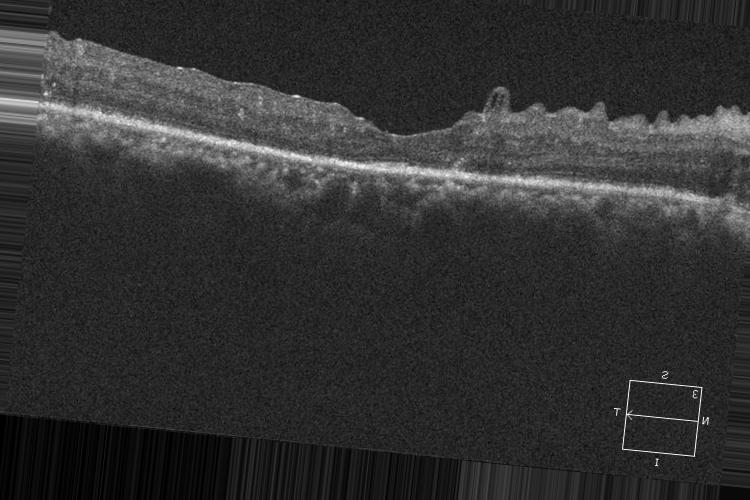
#> input picture DATA_OCT/dr_test_1190_NV.jpg, 750 x 500 px
$ jupyter execute --allow-errors ILM_eval.ipynb
#> lines starting #> are read from the running program, lines starting #| are printed output that depends on the picture; after the words box and inside, x2 and y2 are one past the last pixel; in counts of white or black regions, pixels touching at a corner belong together
[cell 1]
import os
import cv2
import numpy as np
import matplotlib.pyplot as plt
import pywt
from sklearn.metrics import f1_score

def preprocess_image(image_path):
    image = cv2.imread(image_path, cv2.IMREAD_GRAYSCALE)
    if image is None:
        raise FileNotFoundError(f"Image at path {image_path} not found.")

    # Replace all white pixels (value > 250) with black
    image[image > 250] = 0

    # Detect and remove white borders
    _, thresh = cv2.threshold(image, 240, 255, cv2.THRESH_BINARY + cv2.THRESH_OTSU)

    # Find all non-white pixels and get their coordinates
    non_white_pixels = np.where(thresh < 240)

    if non_white_pixels[0].size == 0 or non_white_pixels[1].size == 0:
        raise ValueError("No relevant pixels found in the image.")

    # Get the smallest and largest x and y coordinates and use them to create the bounding box
    y_min, y_max = np.min(non_white_pixels[0]), np.max(non_white_pixels[0])
    x_min, x_max = np.min(non_white_pixels[1]), np.max(non_white_pixels[1])

    # Crop the image to the bounding box of all non-white pixels
    image = image[y_min:y_max+1, x_min:x_max+1]

    # Noise reduction using median blur, bilateral filter, and non-local means denoising
    image_median = cv2.medianBlur(image, 5)
    image_bilateral = cv2.bilateralFilter(image_median, 9, 75, 75)
    image_denoised = cv2.fastNlMeansDenoising(image_bilateral, h=30)

    # Wavelet denoising
    coeffs = pywt.wavedec2(image_denoised, 'db1', level=2)
    coeffs[1:] = [tuple(pywt.threshold(i, value=10, mode='soft') for i in level) for level in coeffs[1:]]
    image_wavelet_denoised = pywt.waverec2(coeffs, 'db1')

    # Normalize and expand dimensions
    image_wavelet_denoised = np.expand_dims(image_wavelet_denoised, axis=-1)
    image_wavelet_denoised = np.expand_dims(image_wavelet_denoised, axis=0)
    image_wavelet_denoised = image_wavelet_denoised.astype('float32') / 255.0

    return image, image_wavelet_denoised

def binary_mask(image):
    # Convert the processed image to uint8
    image_uint8 = (image * 255).astype(np.uint8).squeeze()

    # Apply Gaussian blur
    blurred_image = cv2.GaussianBlur(image_uint8, (5, 5), 0)

    # Apply binary thresholding with Otsu's method
    _, binary_image = cv2.threshold(blurred_image, 62.5, 255, cv2.THRESH_BINARY + cv2.THRESH_OTSU)
    return binary_image

def canny_edge_detection(image):
    edges = cv2.Canny(image, 100, 200)
    return edges

def extract_highest_y(edges):
    height, width = edges.shape
    highest_y_values = np.full(width, height)  # Initialize with maximum Y values (bottom of image)

    for x in range(width):
        column = edges[:, x]
        y_indices = np.where(column > 0)[0]
        if y_indices.size > 0:
            highest_y = y_indices.min()  # Get the highest (minimum) Y value
            highest_y_values[x] = highest_y  # Store the highest Y value

    return highest_y_values

def plot_highest_y_on_edges(edges, highest_y_values):
    height, width = edges.shape
    output_image = np.zeros_like(edges)

    for x, y in enumerate(highest_y_values):
        if y < height:  # Ensure we don't plot outside the image
            output_image[y, x] = 255  # Plot highest Y values in white

    return output_image

def extract_top_line(highest_y_values):
    # Create an image with the top line plotted
    height = np.max(highest_y_values) + 1  # Increase height to account for boldness
    width = len(highest_y_values)
    top_line_image = np.zeros((height, width), dtype=np.uint8)

    # Draw the top line, making it bolder
    for x, y in enumerate(highest_y_values):
        if y < height - 2:  # Ensure we don't plot outside the image
            cv2.line(top_line_image, (x, y), (x, y + 2), 255, 2)  # Plot bold line in white

    return top_line_image

def concatenate_paths(base_path, filenames):
    return [os.path.join(base_path, filename) for filename in filenames]

def calculate_f1_score(ground_truth_image, predicted_image):
    # Apply a binary threshold to both images
    _, ground_truth_binary = cv2.threshold(ground_truth_image, 127, 255, cv2.THRESH_BINARY)
    _, predicted_binary = cv2.threshold(predicted_image, 127, 255, cv2.THRESH_BINARY)


    # Calculate the F1 score
    f1 = f1_score(ground_truth_binary, predicted_binary, pos_label=255, average='binary')


    return f1

def process_and_visualize_images(test_image_paths, eval_image_paths):
    f1_scores = []

    for test_image_path, eval_image_path in zip(test_image_paths, eval_image_paths):
        # Preprocess the image
        original_image, preprocessed_image = preprocess_image(test_image_path)
#> in preprocess_image, image is the input picture: shape (500, 750); min 0, max 255, mean 49.8
#> in preprocess_image, `_, thresh = cv2.threshold(image, 240, 255, cv2.THRESH_BINARY + cv2.THR..`:
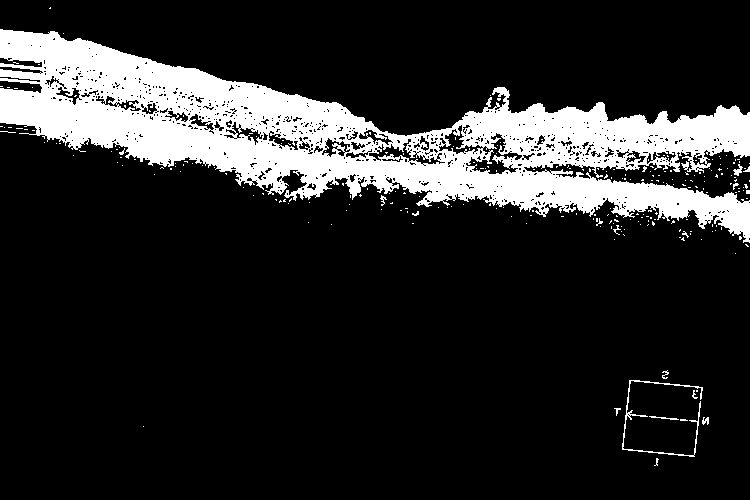
#> thresh: shape (500, 750); 16.1% white; 247 white regions (235 under 20 px), largest, box (x1, y1, x2, y2) and area: (0, 29, 750, 243) 58790, (622, 380, 703, 457) 501, (733, 164, 743, 176) 55
#> in preprocess_image, `non_white_pixels = np.where(thresh < 240)`: non_white_pixels = 314647 positions, rows 0 to 499, columns 0 to 749
#> in preprocess_image, `y_min, y_max = np.min(non_white_pixels[0]), np.max(non_white_pixels[0])`: y_min = 0; y_max = 499
#> in preprocess_image, `x_min, x_max = np.min(non_white_pixels[1]), np.max(non_white_pixels[1])`: x_min = 0; x_max = 749
#> in preprocess_image, `image_denoised = cv2.fastNlMeansDenoising(image_bilateral, h=30)`:
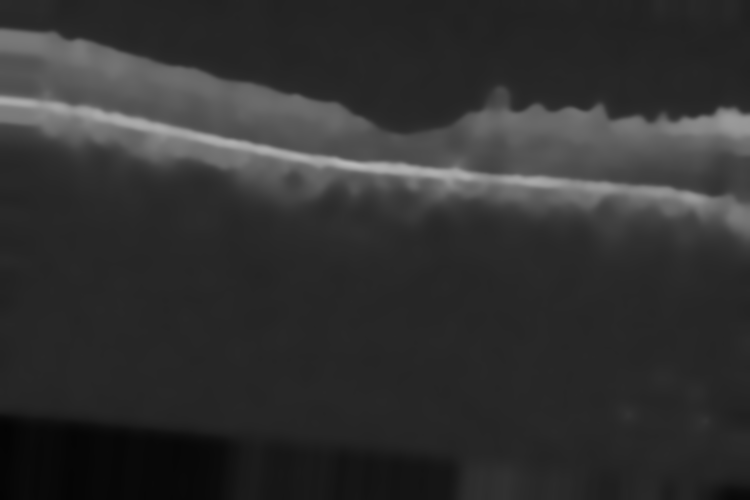
#> image_denoised: shape (500, 750); min 3, max 185, mean 49.4
#> in preprocess_image, `coeffs = pywt.wavedec2(image_denoised, 'db1', level=2)`: coeffs = 3 items

        # Apply binary masking
        binary_image = binary_mask(preprocessed_image)
#> in binary_mask, `_, binary_image = cv2.threshold(blurred_image, 62.5, 255, cv2.THRESH_B..`:
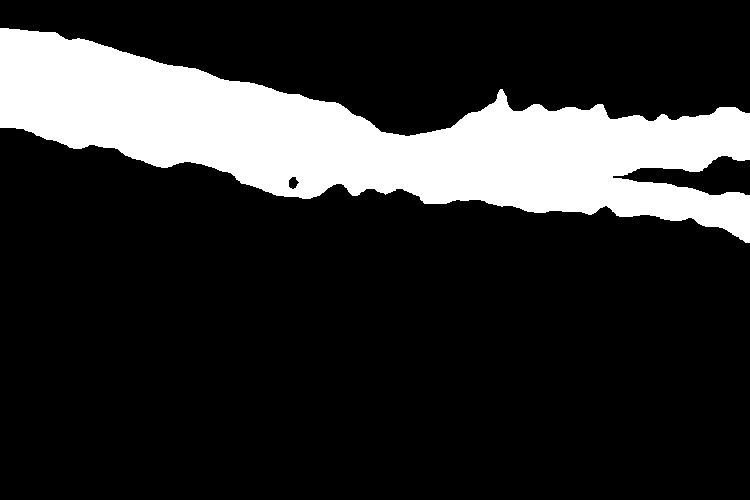
#> binary_image: shape (500, 750); 18.6% white; 1 white region, box (x1, y1, x2, y2) and area: (0, 28, 750, 243) 69933

        # Apply Canny edge detection
        edges = canny_edge_detection(binary_image)
#> in canny_edge_detection, `edges = cv2.Canny(image, 100, 200)`:
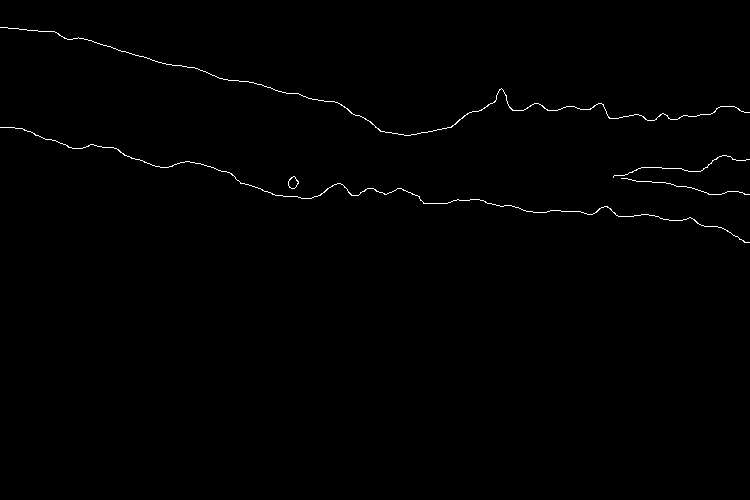
#> edges: shape (500, 750); 0.52% white in thin lines or dots, all inside (x1, y1, x2, y2) = (0, 27, 750, 243)

        # Extract highest Y value edges
        highest_y_values = extract_highest_y(edges)
#> the loop in extract_highest_y, `for x in range(width):` made 750 passes
#> (y_indices, highest_y) on passes 1 to 8: ([27, 127], 27), ([27, 127], 27), ([27, 127], 27), ([27, 127], 27), ([27, 127], 27), ([27, 127], 27), ([27, 127], 27), ([27, 127], 27)
#> after the loop in extract_highest_y, `for x in range(width):`: highest_y_values = 750 values, max 135 at index 404, min 27 at index 0, mean 91.33

        # Plot highest Y values on the edges image
        highest_y_image = plot_highest_y_on_edges(edges, highest_y_values)
#> the loop in plot_highest_y_on_edges, `for x, y in enumerate(highest_y_values):` made 750 passes
#> y on passes 1 to 3: 27, 27, 27
#> after the loop in plot_highest_y_on_edges, `for x, y in enumerate(highest_y_values):`:
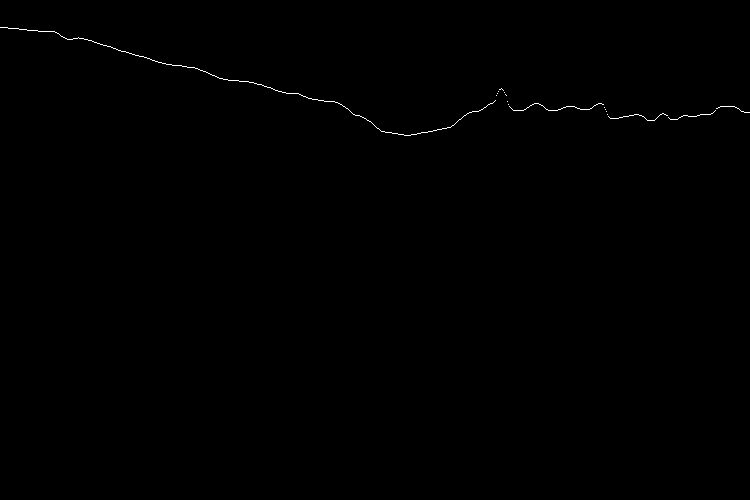
#> output_image: shape (500, 750); 0.2% white in thin lines or dots, all inside (x1, y1, x2, y2) = (0, 27, 750, 136)

        # Extract and plot only the top line
        # Extract for evaluation
        top_line_image = extract_top_line(highest_y_values)
#> in extract_top_line, `height = np.max(highest_y_values) + 1`: height = 136
#> in extract_top_line, `width = len(highest_y_values)`: width = 750
#> the loop in extract_top_line, `for x, y in enumerate(highest_y_values):` made 750 passes
#> after the loop in extract_top_line, `for x, y in enumerate(highest_y_values):`:
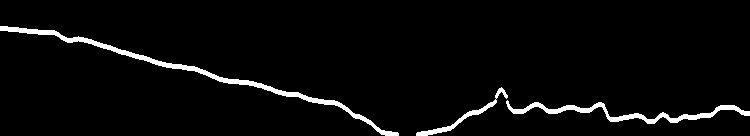
#> top_line_image: shape (136, 750); 3.6% white; 3 white regions, box (x1, y1, x2, y2) and area: (0, 26, 399, 136) 1987, (506, 100, 750, 124) 1242, (416, 87, 508, 136) 468

         # Load ground truth image
        ground_truth_image = cv2.imread(eval_image_path, cv2.IMREAD_GRAYSCALE)
        if ground_truth_image is None:
            raise FileNotFoundError(f"Ground truth image at path {eval_image_path} not found.")

        # Resize predicted_image to match ground_truth_image
        if ground_truth_image.shape != top_line_image.shape:
            predicted_image = cv2.resize(top_line_image,
                                         (ground_truth_image.shape[1], ground_truth_image.shape[0]))
        else:
            predicted_image = top_line_image

        # Flatten the images
        ground_truth_flat = ground_truth_image.flatten()
        predicted_flat = predicted_image.flatten()

        # Calculate F1 score
        f1 = calculate_f1_score(ground_truth_flat, predicted_flat)
#> in calculate_f1_score, `f1 = f1_score(ground_truth_binary, predicted_binary, pos_label=255, av..`: f1 = 0.0441
#> (the rest of the program and of its run is left out)
